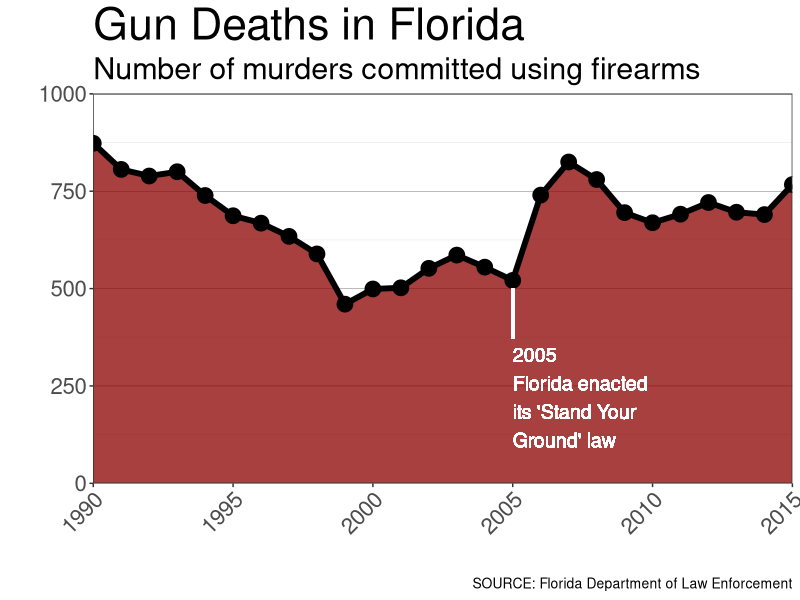

This chart was generated by the following R code:
#Gun deaths in Florida - Example
#-----------------------------------------------------------------------------------------------
#VARIABLES for you to CHANGE
plottype = "scatter"          #What type of graph do you want (options: "scatter" or "bar")
inverse_y_scale = F           #SET TO T TO INVERT THE Y-AXIS, SET F TO NOT INVERT
inverse_coords = F            #SET TO T TO INVERT THE X AND Y AXES
label_stand_your_ground = T   #SET TO T TO PLACE A LABEL WHEN STAND YOUR GROUND BEGAN in 2005
draw_scatter_line = T         #setting for scatter plot, set to T to draw line
draw_scatter_points=T         #setting for scater plot, set to T to draw points
draw_scatter_fill = T         #setting for scatter plot, 
fill_color = "darkred"        #color to fill the area for both scatter and box, suggest="darkred"
fill_transparency = 0.75      #scale of 0 to 1 (suggest 0.75), for both scatter and box
x_min = 1990                  #minimum year to show on x axis, default = 1990
x_max = 2015                  #maximum year to show on x axis, default = 2015
y_min = 0                     #mimumum number of deaths to show on y axis, default is zero
y_max = 1000                  #maximum number of deaths to show on y axis, default is 1000
plot_title_size = 32          #how big do you want the size of the title font? , default is 32
plot_subtitle_size = 22       #how big do you want the size of the subtitle font?, default is 22
caption_size=10               #how big do you want the size of the caption font?, default is 10
#VARIABLES FOR GRAPH LABELS
plot_title = "Gun Deaths in Florida"  #title of the Plot
plot_subtitle = "Number of murders committed using firearms"  #subtitle of plot
plot_caption = "SOURCE: Florida Department of Law Enforcement"
point_label = "2005\nFlorida enacted\nits 'Stand Your\nGround' law"
x_label = ""
y_label = ""
#-----------------------------------------------------------------------------------------------
#DATA FROM FLORIDA DEPARTMENT OF LAW ENFORCEMENT
deaths_by_year = c(873,806,789,800,739,687,668,634,589,460,499,502,552,586,555,521,740,825,780,695,669,691,721,696,690,767)
years = c(1990,1991,1992,1993,1994,1995,1996,1997,1998,1999,2000,2001,2002,2003,2004,2005,2006,2007,2008,2009,2010,2011,2012,2013,2014,2015)
df = do.call(rbind, Map(data.frame, YEAR=years, DEATHS=deaths_by_year))
#-----------------------------------------------------------------------------------------------
#GRAPH CODE
#------------------------------------------------------------------------------------------------
library(ggplot2)
#CREATE GRAPH
g <- ggplot(df,aes(x=YEAR,y=DEATHS))

if (plottype=="bar") {
#BAR CHART
g = g + geom_bar(stat="identity", fill=fill_color, alpha=fill_transparency)
} else if (plottype=="scatter") {
#SCATTERPLOT
if (draw_scatter_fill==T) {g = g + geom_ribbon(aes(ymin = y_min,ymax=DEATHS), fill=fill_color,alpha=fill_transparency)}
if (draw_scatter_line==T) {g = g + geom_line(size=2) }
if (draw_scatter_points==T) { g = g + geom_point(size=5) } 
} 
#SCALE 
g = g + coord_cartesian(ylim = c(y_min, y_max))
g = g + scale_x_continuous(limits = c(x_min,x_max),expand = c(0, 0))
if(inverse_y_scale==T) { g = g + scale_y_reverse(limits = c(y_max,0),expand = c(0, 0))
} else {g = g + scale_y_continuous(limits = c(0,y_max),expand = c(0, 0))}
#TITLES and LABELS
g = g + labs(title=plot_title,subtitle=plot_subtitle,caption=plot_caption)+xlab(x_label)+ylab(y_label)
deaths_syg = df$DEATHS[df$YEAR==2005]
if(label_stand_your_ground==T) {
  g = g + geom_text(data = df, aes(x = 2005, y = deaths_syg - 300, label = point_label),color="white",size=5,hjust=0)
  g = g + geom_segment(aes(x = 2005, y = deaths_syg-150, xend=2005, yend=deaths_syg-20),color="white",size=1)
}
#COLOR AND THEME
g = g + theme_bw() + theme(plot.title = element_text(size=plot_title_size),plot.subtitle = element_text(size=plot_subtitle_size),text = element_text(size=20),plot.caption=element_text(size=caption_size),axis.text.x = element_text(angle = 45, hjust = 1))
g = g + theme( panel.grid.major.x = element_blank(),panel.grid.minor.x = element_blank(),panel.grid.major.y = element_line( size=.1, color="black" ))
#COORD FLIP CHECK
if(inverse_coords==T) {g = g + coord_flip()}
g

